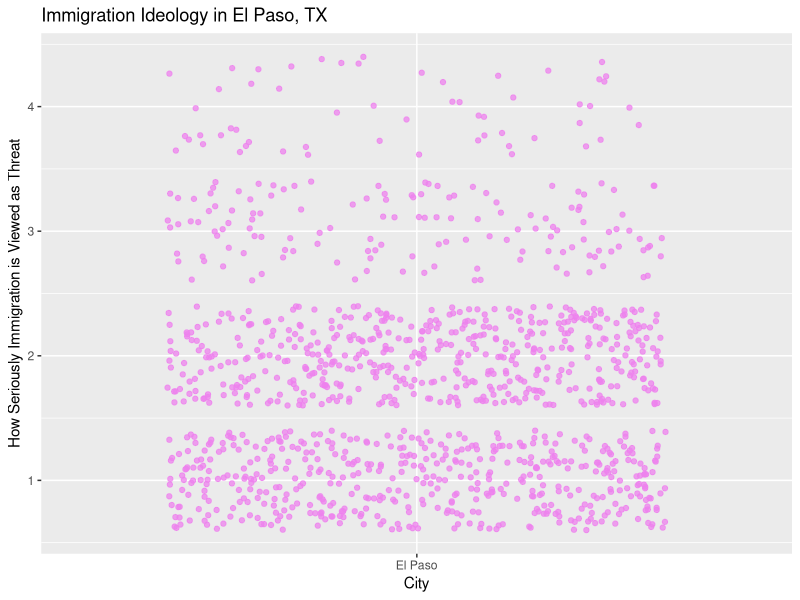

This chart was generated by the following R code:
## ---- chunk 1
knitr::opts_chunk$set(echo = FALSE)
library("haven")
## ---- chunk 2
library(haven)
UT_data <- read_sav("utex0055e_output.sav")
UT_data |>
  head()
## ---- chunk 3
library(tidyverse)
UT_data <- UT_data |>
  mutate(border_zip = if_else(zipcode == 79901 | 79902 | 79903 | 79904 | 79905 | 79906 | 79907 | 79908 | 79910 | 79911 | 79912 | 79913 | 79914 | 79915 | 79916 | 79917 | 79918 | 79920 | 79922 | 79923 | 79924 | 79925 | 79926 | 79927 | 79929 | 79930 | 79931 | 79932 | 79934 | 79935 | 79936 | 79937 | 79938 | 79940 | 79941 | 79942 | 79943 | 79944 | 79945| 79946 | 79947 | 79948 | 79949 | 79950 | 79951 | 79952 | 79953 | 79954 | 79955 | 79958 | 79960 | 79961 | 79966 | 79968 | 79973 | 79974 | 79975 | 79976 | 79977 | 79978 | 79980 | 79982 | 79983 | 79984 | 79985 | 79986 | 79987 | 79988 | 79989 | 79990 | 79991 | 79992 | 79993 | 79994 | 79995 | 79996 | 79997 | 79998 | 79999, "El Paso", "Other"))

## ---- chunk 4
El_Paso_Scatter <- ggplot(data = UT_data, mapping = aes(x = border_zip, y = Q20A)) +
                        geom_jitter(alpha = 0.75, color = "violet")+
  labs( x = "City",
        y = "How Seriously Immigration is Viewed as Threat",
        title = "Immigration Ideology in El Paso, TX")
El_Paso_Scatter
